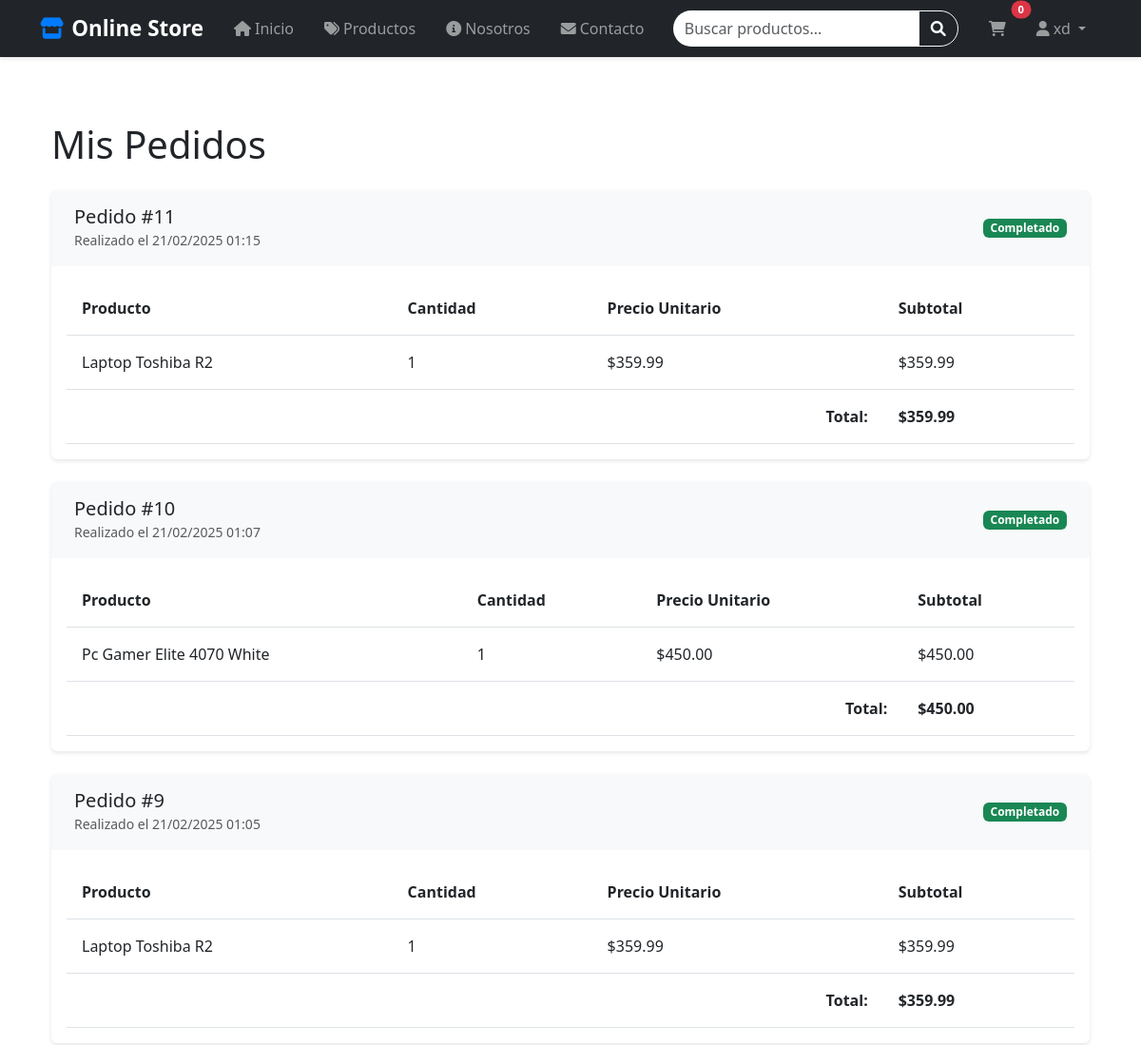
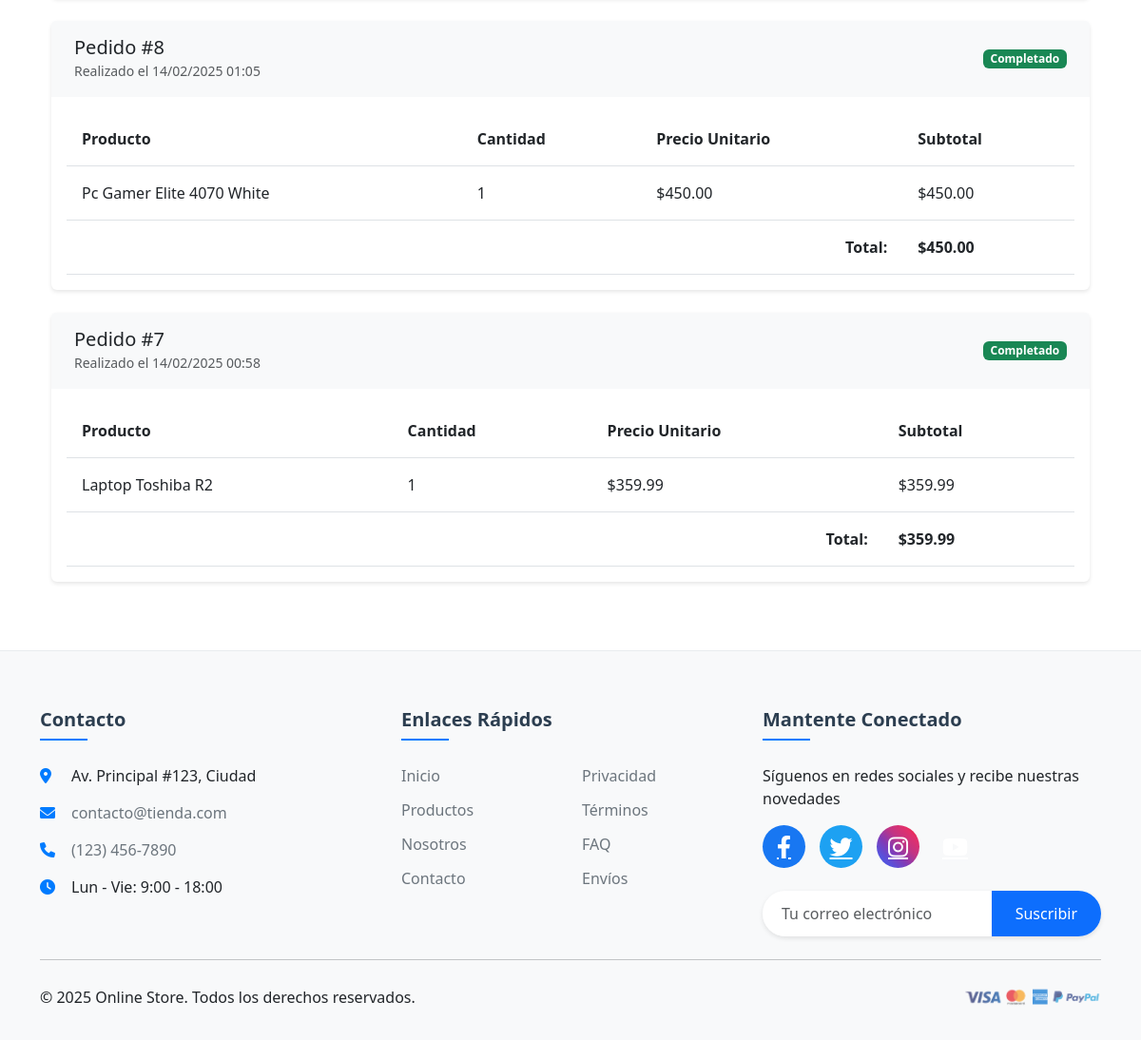
Screenshot of /orders/ (signed in) with the database file from the repository (2 pictures, top to bottom).
### tasks/models.py (models this page shows, shortened)
class Order(models.Model):
    user = models.ForeignKey(User, on_delete=models.CASCADE)
    created_at = models.DateTimeField(auto_now_add=True)
    updated_at = models.DateTimeField(auto_now=True)
    total = models.DecimalField(max_digits=10, decimal_places=2, default=0)
    is_completed = models.BooleanField(default=False)

class OrderItem(models.Model):
    order = models.ForeignKey(Order, on_delete=models.CASCADE, related_name='items')
    product = models.ForeignKey(Product, on_delete=models.CASCADE)
    quantity = models.PositiveIntegerField(default=1)
    price = models.DecimalField(max_digits=10, decimal_places=2)
    def get_total(self):
        return self.quantity * self.price

class Product(models.Model):
    name = models.CharField(max_length=200)
    category = models.ForeignKey(Category, on_delete=models.CASCADE)
    description = models.TextField(blank=True, null=True)
    price = models.DecimalField(max_digits=10, decimal_places=2)
    stock = models.PositiveIntegerField(default=0)
    image = models.ImageField(upload_to='products/', blank=True, null=True)  # Campo opcional
    created_at = models.DateTimeField(auto_now_add=True)
    updated_at = models.DateTimeField(auto_now=True)

### tasks/views.py (the view)
# urls.py: path('orders/', views.orders, name='orders'),
def orders(request):
    if not request.user.is_authenticated:
        messages.error(request, "Debes iniciar sesión para ver tus pedidos.")
        return redirect("signin")
    orders = Order.objects.filter(
        user=request.user,
        is_completed=True
    ).order_by('-created_at')
    paginator = Paginator(orders, 5)  # 5 órdenes por página
    page_number = request.GET.get('page')
    orders_page = paginator.get_page(page_number)
    return render(request, "inventory/orders.html", {
        'orders': orders_page
    })

### tasks/templates/inventory/orders.html (shortened to what this page needs)
{% extends 'layouts/base.html' %}
{% load static %}
{% block content %}
<div class="container py-5">
    <h1 class="mb-4">Mis Pedidos</h1>
    {% if orders %}
        {% for order in orders %}
        <div class="card mb-4 order-card">
            <div class="card-header bg-light d-flex justify-content-between align-items-center">
                <div>
                    <h5 class="mb-0">Pedido #{{ order.id }}</h5>
                    <small class="text-muted">Realizado el {{ order.created_at|date:"d/m/Y H:i" }}</small>
                </div>
                <span class="badge bg-success">Completado</span>
            </div>
            <div class="card-body">
                <div class="table-responsive">
                    <table class="table table-hover">
                        <thead>
                            <tr>
                                <th>Producto</th>
                                <th>Cantidad</th>
                                <th>Precio Unitario</th>
                                <th>Subtotal</th>
                            </tr>
                        </thead>
                        <tbody>
                            {% for item in order.items.all %}
                            <tr>
                                <td>{{ item.product.name }}</td>
                                <td>{{ item.quantity }}</td>
                                <td>${{ item.price }}</td>
                                <td>${{ item.get_total }}</td>
                            </tr>
                            {% endfor %}
                        </tbody>
                        <tfoot>
                            <tr>
                                <td colspan="3" class="text-end"><strong>Total:</strong></td>
                                <td><strong>${{ order.total }}</strong></td>
                            </tr>
                        </tfoot>
                    </table>
                </div>
            </div>
        </div>
        {% endfor %}
    {% endif %}
</div>
{% endblock %}

### tasks/templates/layouts/base.html (shortened to what this page needs)
{% load static %}
<!DOCTYPE html>
<html lang="en">
<head>
    <link href="https://cdn.jsdelivr.net/npm/bootstrap@5.3.0/dist/css/bootstrap.min.css" rel="stylesheet">
    <link href="https://cdnjs.cloudflare.com/ajax/libs/font-awesome/6.0.0-beta3/css/all.min.css" rel="stylesheet">
    <link rel="stylesheet" href="{% static 'css/base.css' %}">
    <link rel="stylesheet" href="{% static 'css/profile.css' %}">
    <link rel="stylesheet" href="{% static 'css/product_detail.css' %}">
</head>
<body>
    <nav class="navbar navbar-expand-lg navbar-dark bg-dark fixed-top" aria-label="Navegación principal">
        <div class="container">
            <a class="navbar-brand d-flex align-items-center" href="/">
                <i class="fas fa-store me-2"></i>
                Online Store
            </a>
            <div class="collapse navbar-collapse" id="navbarNav">
                <ul class="navbar-nav me-auto mb-2 mb-lg-0">
                    <li class="nav-item">
                        <a class="nav-link {% if request.path == '/' %}active{% endif %}"
                            href="{% url 'home' %}">
                            <i class="fas fa-home me-1"></i>Inicio
                        </a>
                    </li>
                    <li class="nav-item">
                        <a class="nav-link {% if request.path == '/products/' %}active{% endif %}"
                            href="{% url 'product_list' %}">
                            <i class="fas fa-tags me-1"></i>Productos
                        </a>
                    </li>
                    <li class="nav-item">
                        <a class="nav-link" href="{% url 'about' %}">
                            <i class="fas fa-info-circle me-1"></i>Nosotros
                        </a>
                    </li>
                    <li class="nav-item">
                        <a class="nav-link" href="{% url 'contact' %}">
                            <i class="fas fa-envelope me-1"></i>Contacto
                        </a>
                    </li>
                </ul>
                <form class="d-flex me-3" action="{% url 'product_list' %}" method="GET">
                    <div class="input-group">
                        <input class="form-control" type="search" name="q"
                                placeholder="Buscar productos..." aria-label="Buscar">
                        <button class="btn btn-outline-light" type="submit">
                            <i class="fas fa-search"></i>
                        </button>
                    </div>
                </form>
                <ul class="navbar-nav">
                    <li class="nav-item">
                        <a class="nav-link position-relative" href="{% url 'view_cart' %}">
                            <i class="fas fa-shopping-cart"></i>
                            <span class="position-absolute top-0 start-100 translate-middle badge rounded-pill bg-danger" id="cart-count">
                                {% if cart_item_count %}{{ cart_item_count }}{% else %}0{% endif %}
                            </span>
                        </a>
                    </li>
                    {% if user.is_authenticated %}
                        <li class="nav-item dropdown">
                            <a class="nav-link dropdown-toggle" href="#" id="navbarDropdown" role="button"
                                data-bs-toggle="dropdown" aria-expanded="false">
                                <i class="fas fa-user me-1"></i>{{ user.username }}
                            </a>
                        </li>
                    {% endif %}
                </ul>
            </div>
        </div>
    </nav>
    <main class="container mt-4 flex-grow-1">
        {% block content %}{% endblock %}
    </main>
    <footer class="footer">
        <section class="container">
            <section class="row g-4">
                <section class="col-md-4">
                    <h5 class="footer-title">Contacto</h5>
                    <section class="contact-info">
                        <section class="contact-item">
                            <i class="fas fa-map-marker-alt me-2"></i>
                            <span>Av. Principal #123, Ciudad</span>
                        </section>
                        <section class="contact-item">
                            <i class="fas fa-envelope me-2"></i>
                            <a href="mailto:contacto@tienda.com">contacto@tienda.com</a>
                        </section>
                        <section class="contact-item">
                            <i class="fas fa-phone me-2"></i>
                            <a href="tel:+123456789">(123) 456-7890</a>
                        </section>
                        <section class="contact-item">
                            <i class="fas fa-clock me-2"></i>
                            <span>Lun - Vie: 9:00 - 18:00</span>
                        </section>
                    </section>
                </section>
                <section class="col-md-4">
                    <h5 class="footer-title">Enlaces Rápidos</h5>
                    <section class="row">
                        <section class="col-6">
                            <ul class="footer-links">
                                <li><a href="{% url 'home' %}">Inicio</a></li>
                                <li><a href="{% url 'product_list' %}">Productos</a></li>
                                <li><a href="{% url 'about' %}">Nosotros</a></li>
                                <li><a href="{% url 'contact' %}">Contacto</a></li>
                            </ul>
                        </section>
                        <section class="col-6">
                            <ul class="footer-links">
                                <li><a href="{% url 'privacy' %}">Privacidad</a></li>
                                <li><a href="#">Términos</a></li>
                                <li><a href="#">FAQ</a></li>
                                <li><a href="#">Envíos</a></li>
                            </ul>
                        </section>
                    </section>
                </section>
                <section class="col-md-4">
                    <h5 class="footer-title">Mantente Conectado</h5>
                    <p class="mb-3">Síguenos en redes sociales y recibe nuestras novedades</p>
                    <section class="social-links mb-4">
                        <a href="#" class="social-link facebook" aria-label="Facebook">
                            <i class="fab fa-facebook-f"></i>
                        </a>
                        <a href="#" class="social-link twitter" aria-label="Twitter">
                            <i class="fab fa-twitter"></i>
                        </a>
                        <a href="#" class="social-link instagram" aria-label="Instagram">
                            <i class="fab fa-instagram"></i>
                        </a>
                        <a href="#" class="social-link youtube" aria-label="YouTube">
                            <i class="fab fa-youtube"></i>
                        </a>
                    </section>
                    <form class="newsletter-form">
                        <section class="input-group">
                            <input type="email" class="form-control" placeholder="Tu correo electrónico">
                            <button class="btn btn-primary" type="submit">Suscribir</button>
                        </section>
                    </form>
                </section>
            </section>
            <hr class="my-4">
            <section class="row align-items-center">
                <section class="col-md-6 text-center text-md-start">
                    <p class="mb-0">© 2025 Online Store. Todos los derechos reservados.</p>
                </section>
                <section class="col-md-6 text-center text-md-end">
                    <img src="{% static 'images/payment-methods.png' %}" alt="Métodos de pago" class="payment-methods">
                </section>
            </section>
        </section>
    </footer>
</body>
</html>

### tasks/static/css/base.css (style rules this page uses)
body { padding-top: 56px; display: flex; flex-direction: column; min-height: 100vh; }
.navbar { box-shadow: 0 2px 4px rgba(0,0,0,.1); }
.navbar-brand { font-weight: 700; font-size: 1.4rem; color: #fff !important; }
.navbar-brand i { color: #007bff; }
.nav-link { font-weight: 500; padding: 0.5rem 1rem !important; transition: all 0.3s ease; }
.navbar .input-group { width: 300px; }
.navbar .form-control { border-radius: 20px 0 0 20px; border: none; }
.navbar .btn-outline-light { border-radius: 0 20px 20px 0; }
#cart-count { font-size: 0.7rem; transform: translate(-50%, -50%); }
.footer { background-color: #f8f9fa; padding: 60px 0 30px; margin-top: auto; border-top: 1px solid #e9ecef; }
.footer-title { color: #2c3e50; font-weight: 600; margin-bottom: 25px; position: relative; padding-bottom: 10px; }
.footer-title::after { content: ''; position: absolute; left: 0; bottom: 0; width: 50px; height: 2px; background-color: #007bff; }
.contact-info .contact-item { margin-bottom: 15px; display: flex; align-items: center; }
.contact-info .contact-item i { width: 25px; color: #007bff; }
.contact-info .contact-item a { color: #6c757d; text-decoration: none; transition: color 0.3s ease; }
.footer-links { list-style: none; padding: 0; margin: 0; }
.footer-links li { margin-bottom: 12px; }
.footer-links a { color: #6c757d; text-decoration: none; transition: all 0.3s ease; display: inline-block; }
.newsletter-form .input-group { border-radius: 30px; overflow: hidden; box-shadow: 0 2px 5px rgba(0,0,0,0.1); }
.newsletter-form .form-control { border: none; padding: 12px 20px; }
.newsletter-form .btn { padding: 12px 25px; border: none; }
.payment-methods { height: 30px; opacity: 0.7; }
.social-links { display: flex; gap: 15px; justify-content: flex-start; margin-top: 15px; }
.social-link { width: 45px; height: 45px; border-radius: 50%; display: flex; align-items: center; justify-content: center; color: #fff; font-size: 24px; transition: all 0.3s ease; }
.social-link.facebook { background-color: #1877f2; }
.social-link.twitter { background-color: #1da1f2; }
.social-link.instagram { background: linear-gradient(45deg, #405de6, #5851db, #833ab4, #c13584, #e1306c, #fd1d1d); }
.order-card { transition: transform 0.2s; border: none; box-shadow: 0 2px 4px rgba(0,0,0,0.1); }
.order-card .card-header { border-bottom: none; padding: 1rem 1.5rem; }
.order-card .table { margin-bottom: 0; }
.order-card .table td, .order-card .table th { padding: 1rem; vertical-align: middle; }

### rows the page displays
Order: id "11", created_at "21/02/2025 01:15", total "359.99"
OrderItem: product.name "Laptop Toshiba R2", quantity "1", price "359.99", get_total "359.99"
Order: id "10", created_at "21/02/2025 01:07", total "450.00"
OrderItem: product.name "Pc Gamer Elite 4070 White", quantity "1", price "450.00", get_total "450.00"
Order: id "9", created_at "21/02/2025 01:05", total "359.99"
OrderItem: product.name "Laptop Toshiba R2", quantity "1", price "359.99", get_total "359.99"
Order: id "8", created_at "14/02/2025 01:05", total "450.00"
OrderItem: product.name "Pc Gamer Elite 4070 White", quantity "1", price "450.00", get_total "450.00"
Order: id "7", created_at "14/02/2025 00:58", total "359.99"
OrderItem: product.name "Laptop Toshiba R2", quantity "1", price "359.99", get_total "359.99"

### other values shown
{{ user.username }} "xd"
